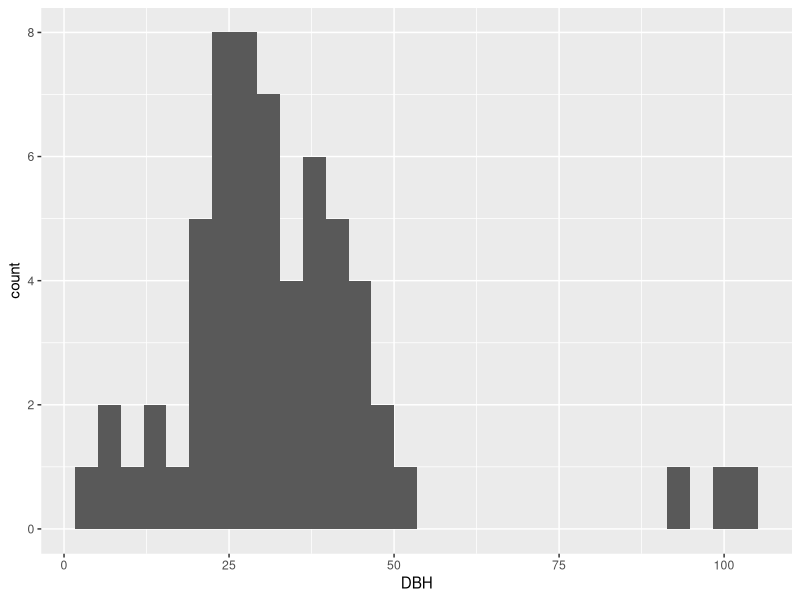
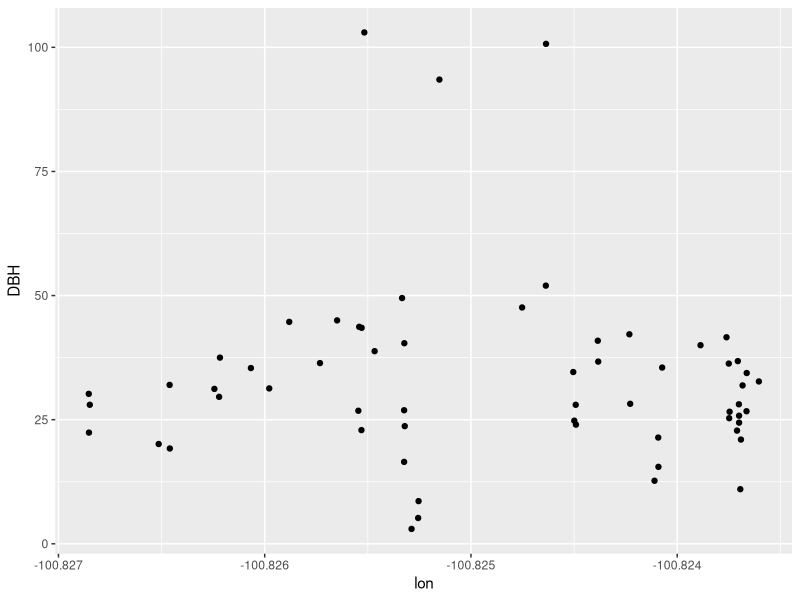
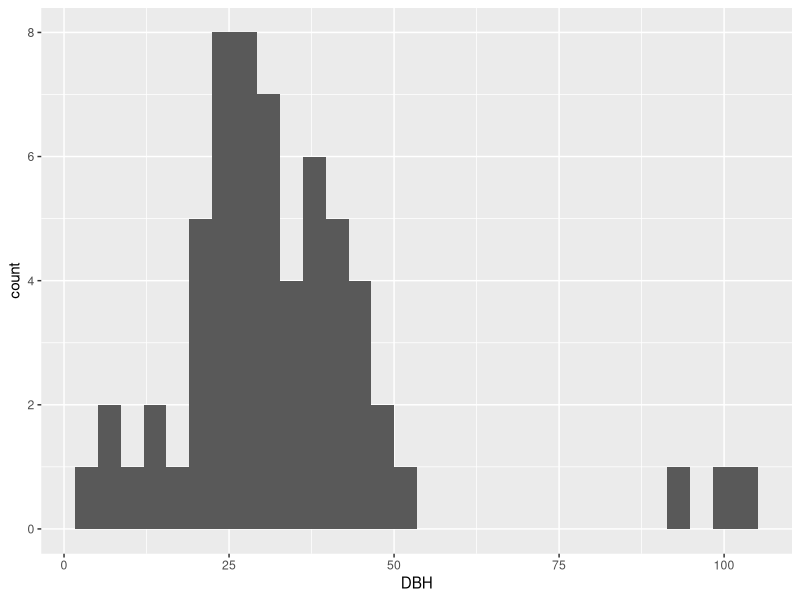

Reproduce these figures in R, in order.

library(ggplot2)

populus <- read.csv("../data/populus.csv")
waypoints <- read.csv("../data/waypoints.csv", stringsAsFactors=FALSE)
populus <- merge(populus, waypoints)

ggplot(populus, aes(DBH)) + geom_histogram()
ggsave("../results/size-structure.pdf")

ggplot(populus, aes(lon, DBH)) + geom_point()
